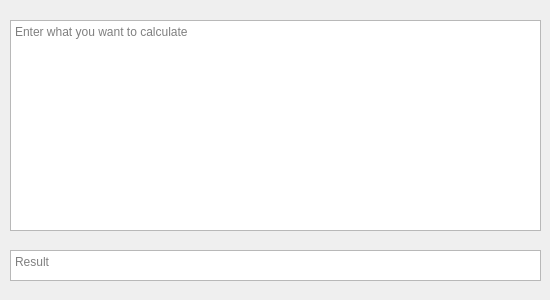
<?xml version="1.0" encoding="UTF-8"?>
<ui version="4.0">
 <class>FintamathMainWindow</class>
 <widget class="QMainWindow" name="FintamathMainWindow">
  <property name="enabled">
   <bool>true</bool>
  </property>
  <property name="geometry">
   <rect>
    <x>0</x>
    <y>0</y>
    <width>550</width>
    <height>300</height>
   </rect>
  </property>
  <property name="sizePolicy">
   <sizepolicy hsizetype="Fixed" vsizetype="Fixed">
    <horstretch>0</horstretch>
    <verstretch>0</verstretch>
   </sizepolicy>
  </property>
  <property name="minimumSize">
   <size>
    <width>550</width>
    <height>300</height>
   </size>
  </property>
  <property name="maximumSize">
   <size>
    <width>550</width>
    <height>300</height>
   </size>
  </property>
  <property name="windowTitle">
   <string>Fintamath</string>
  </property>
  <property name="windowIcon">
   <iconset resource="../resources/resources.qrc">
    <normaloff>:/icon.png</normaloff>:/icon.png</iconset>
  </property>
  <property name="iconSize">
   <size>
    <width>128</width>
    <height>128</height>
   </size>
  </property>
  <widget class="QWidget" name="centralWidget">
   <property name="autoFillBackground">
    <bool>false</bool>
   </property>
   <widget class="QTextEdit" name="input">
    <property name="geometry">
     <rect>
      <x>10</x>
      <y>20</y>
      <width>531</width>
      <height>211</height>
     </rect>
    </property>
    <property name="placeholderText">
     <string>Enter what you want to calculate</string>
    </property>
   </widget>
   <widget class="QTextBrowser" name="output">
    <property name="geometry">
     <rect>
      <x>10</x>
      <y>250</y>
      <width>531</width>
      <height>31</height>
     </rect>
    </property>
    <property name="html">
     <string>&lt;!DOCTYPE HTML PUBLIC &quot;-//W3C//DTD HTML 4.0//EN&quot; &quot;http://www.w3.org/TR/REC-html40/strict.dtd&quot;&gt;
&lt;html&gt;&lt;head&gt;&lt;meta name=&quot;qrichtext&quot; content=&quot;1&quot; /&gt;&lt;style type=&quot;text/css&quot;&gt;
p, li { white-space: pre-wrap; }
&lt;/style&gt;&lt;/head&gt;&lt;body style=&quot; font-family:'DejaVu Sans'; font-size:12pt; font-weight:400; font-style:normal;&quot;&gt;
&lt;p style=&quot;-qt-paragraph-type:empty; margin-top:0px; margin-bottom:0px; margin-left:0px; margin-right:0px; -qt-block-indent:0; text-indent:0px;&quot;&gt;&lt;br /&gt;&lt;/p&gt;&lt;/body&gt;&lt;/html&gt;</string>
    </property>
    <property name="placeholderText">
     <string>Result</string>
    </property>
   </widget>
  </widget>
 </widget>
 <layoutdefault spacing="6" margin="11"/>
 <resources>
  <include location="../resources/resources.qrc"/>
 </resources>
 <connections/>
</ui>
